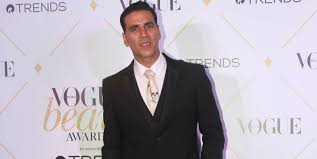
#> input picture testing_data/a_kumar.jpg, 317 x 159 px, given in place of the camera
$ python FaceRec_webcam_v1_training.py
#> lines starting #> are read from the running program, lines starting #| are printed output that depends on the picture
### AlphaFaceRecognitionFunc.py
'''
AlphaFaceRecognitionFunc.py
By: Pramod Singh Rawat
'''

import cv2
import os

#Note: Fast and not able to detect some faces
#open_cv_xml_2_detect_face ='cascades_data/lbpcascades/lbpcascade_frontalface.xml'

#Note: litle bit slow # But Working Fine detecting Most face
open_cv_xml_2_detect_face ='cascades_data/haarcascades/haarcascade_frontalface_alt.xml'

#Note: in Multiple Detection Detecting Non Face
#open_cv_xml_2_detect_face ='cascades_data/haarcascades/haarcascade_frontalface_default.xml'

#Note: not able to detect some faces
#open_cv_xml_2_detect_face ='cascades_data/haarcascades/haarcascade_frontalface_alt2.xml'

face_cascade = cv2.CascadeClassifier(open_cv_xml_2_detect_face)
#to detect face
def detect_face(img):

    gray = cv2.cvtColor(img, cv2.COLOR_BGR2GRAY)
    faces = face_cascade.detectMultiScale(gray, scaleFactor=1.2, minNeighbors=5)
    '''
    faces = face_cascade.detectMultiScale(
        gray,
        scaleFactor=1.1,
        minNeighbors=5,
        minSize=(30, 30),
        flags=cv2.COLOR_BGR2HSV
    )
    '''
    if (len(faces) == 0):
        return None, None

    (x, y, w, h) = faces[0]

    return gray[y:y+w, x:x+h], faces[0]

# [68 lines left out: functions detect_multiple_o_face, prepare_training_data_type1, prepare_training_data_type2, not called in this run]

#draw rectangle on Face
def draw_rectangle(img, rect):
    (x, y, w, h) = rect
    cv2.rectangle(img, (x, y), (x+w, y+h), (0, 255, 0), 2)

#draw text
def draw_text(img, text, x, y):
    cv2.putText(img, text, (x, y), cv2.FONT_HERSHEY_PLAIN, 1.5, (0, 255, 0), 2)

# [66 lines left out: functions predict, predict_from_multiple, not called in this run]

### FaceRec_webcam_v1_training.py
'''
FaceRec_webcam_v1_training.py
By: Pramod Singh Rawat
'''

import cv2
import sys

import numpy as np

from AlphaFaceRecognitionFunc import *
from FaceRecDataSet import *

'''
Notes: Need Proper lighting on face for better detects
'''

face_rec_training_data_file = 'face_recognizer_training_data/face_rec_training_data_vid1.yml'

faces_main = [] #list to hold all subject faces
labels_main = [] #list to hold labels for all subjects(Labels)

face_recognizer = cv2.face.LBPHFaceRecognizer_create() #create our LBPH face recognizer

if os.path.isfile(face_rec_training_data_file):
    face_recognizer.read(face_rec_training_data_file)#Loading face recognizer with Old Data for Label 1

def start_training(for_label):

    video_capture = cv2.VideoCapture(0)

    while True:

        if not video_capture.isOpened():
            print('Unable to load camera.')
            sleep(5)
            pass

        # Capture frame-by-frame
        ret, frame = video_capture.read()
        #Detecting Face From Frame
        face, rect = detect_face(frame)

        if face is not None:
            faces_main.append(face)
            labels_main.append(for_label)

            draw_rectangle(frame, rect)
            draw_text(frame, "Training for: "+subjects[for_label], rect[0], rect[1]-5)

        if (len(labels_main)>0):
            #face_recognizer.train(faces_main, np.array(labels_main))
            if os.path.isfile(face_rec_training_data_file):
                face_recognizer.update(faces_main, np.array(labels_main)) #updates face_recognizer with new data
            else:
                face_recognizer.train(faces_main, np.array(labels_main))

        face_recognizer.write(face_rec_training_data_file)

        #Display the result frame
        cv2.imshow('Video', frame)

        if cv2.waitKey(1) & 0xFF == ord('q'):
            break

    #Release the capture
    video_capture.release()
    cv2.destroyAllWindows()
    print("Training End")

#start_training(1)

print ("Select From Below To train Your System:")

i=1
while i < len(subjects):
    print("Enter "+str(i)+" to train for: "+subjects[i])
    i += 1

try:
    #train_for_label = int(input('input label(int) for training and Press Enter : '))
    train_for_label = int(input(' Provide input label(int) for training and Press Enter : '))
#> the answer given: 3
    print("Entered: "+str(train_for_label))
except ValueError:
    print("This is not a whole number.")
    exit()

if train_for_label >= len(subjects) or train_for_label < 1:
    print("Invalid Label Entered")
else:
    start_training(train_for_label)
#> in start_training, frame is the input picture: shape (159, 317, 3); mean B, G, R 183.8, 174.6, 181.3
#> in detect_face, `gray = cv2.cvtColor(img, cv2.COLOR_BGR2GRAY)`:
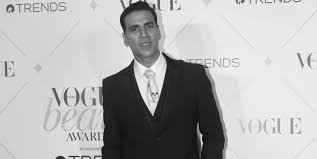
#> gray: shape (159, 317); min 3, max 254, mean 177.7
#> in detect_face, `faces = face_cascade.detectMultiScale(gray, scaleFactor=1.2, minNeighb..`: faces = [[120, 11, 44, 44]]
#> in detect_face, `(x, y, w, h) = faces[0]`: x = 120; y = 11; w = 44
#> in start_training, `face, rect = detect_face(frame)`:
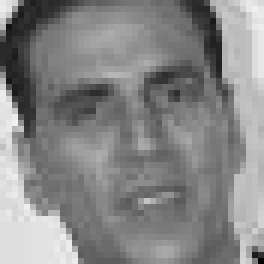
#> face: shape (44, 44) (shown 6 times larger); min 3, max 240, mean 134
#> in start_training, `face, rect = detect_face(frame)`: rect = [120, 11, 44, 44]
#> in draw_rectangle, `(x, y, w, h) = rect`: x = 120; y = 11; w = 44
#> in draw_text, `cv2.putText(img, text, (x, y), cv2.FONT_HERSHEY_PLAIN, 1.5, (0, 255, 0..`:
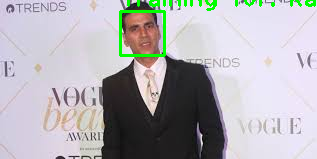
#> img: shape (159, 317, 3); mean B, G, R 180, 176.1, 177.5
#> (the run stopped early here; a loop or call above may not have finished)
